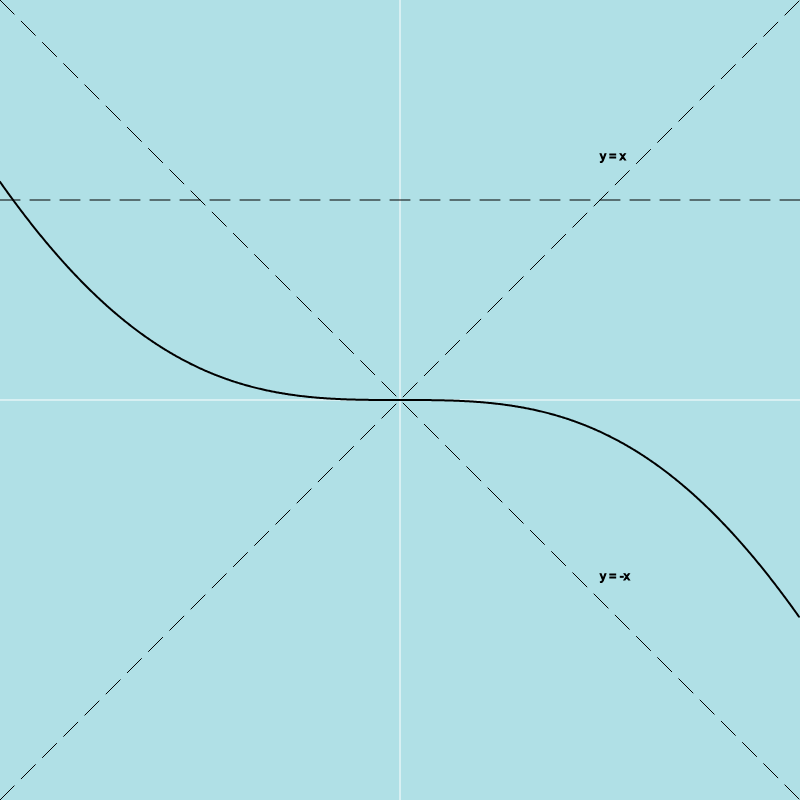
Frame 1 (no input)
Frame 60 (no input): identical to frame 1, image omitted
Frame 120 (the mouse pressed at the canvas centre since frame 60): identical to frame 1, image omitted

The p5.js sketch that drew this single still picture (run headless with seeded random() and noise() and a simulated clock; from frame 60 on, the mouse is pressed at the canvas centre):

// p5.js sketch
// ── sketch.js

function setup() {
    createCanvas(800, 800);
    background(176, 224, 230);
    // 原点をキャンバスの中心に設定
    translate(width / 2, height / 2);


    // x軸とy軸を描画
    stroke(255);
    strokeWeight(1);
    line(-width / 2, 0, width / 2, 0); // x軸
    line(0, -height / 2, 0, height / 2); // y軸

    //　-----Start 漸近線を描画-----

    stroke(0);
    let dashLength = 10; // 点線の長さ
    let gapLength = 10;  // 点線の間隔
    // (y = 1 (yVal = -200))
    let x1 = -width / 2, y1 = -200; // 線の始点
    let x2 = width / 2, y2 = -200; // 線の終点
    drawDashedLine(x1, y1, x2, y2, dashLength, gapLength);

    // (y = x )
    x1 = -width / 2, y1 = 400; // 線の始点
    x2 = width / 2, y2 = -400; // 線の終点
    drawDashedLine(x1, y1, x2, y2, dashLength, gapLength);
    textSize(12);
    text("y = x", 200, -240);

    // (y = - x )
    x1 = -width / 2, y1 = -400; // 線の始点
    x2 = width / 2, y2 = 400; // 線の終点
    drawDashedLine(x1, y1, x2, y2, dashLength, gapLength);
    textSize(12);
    text("y = -x", 200, 180);

    //　-----End 漸近線を描画-----

    // グラフを描画
    stroke(0);
    strokeWeight(2);
    noFill();

    beginShape();
    for (let x = -width / 2; x < width / 2; x += 1) {
        let xVal = x / 200; // スケーリング
        let y;
        let yVal;
        yVal = sin(xVal) - xVal;
        y = -yVal * 200; // スケーリング
        if (xVal === 0) { //x = 0ではyの値は0になる
            y = 0;
        } else {
            stroke(0);
            vertex(x, y);
        }
    }
    endShape();
}

function draw() {

}


function drawDashedLine(x1, y1, x2, y2, dashLength, gapLength) {
    let distance = dist(x1, y1, x2, y2); // 線の全体の長さを計算
    let dashCount = distance / (dashLength + gapLength); // 点線の数

    let xStep = (x2 - x1) / dashCount; // x方向のステップサイズ
    let yStep = (y2 - y1) / dashCount; // y方向のステップサイズ

    for (let i = 0; i < dashCount; i++) {
        let xStart = x1 + i * (xStep + gapLength / distance * (x2 - x1));
        let yStart = y1 + i * (yStep + gapLength / distance * (y2 - y1));
        let xEnd = xStart + xStep;
        let yEnd = yStart + yStep;
        line(xStart, yStart, xEnd, yEnd);
    }
}
